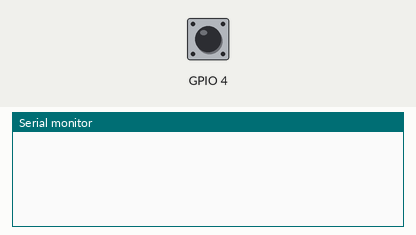
The sketch below on a simulated ESP32. On the bench: the last lines printed to the serial monitor. Inputs (shaded band) come from the test bench; at power-on: GPIO 4 HIGH.

Above: at 1.7 s.
1.8 s: GPIO 4 pulled LOW for 0.15 s
At 3.1 s:
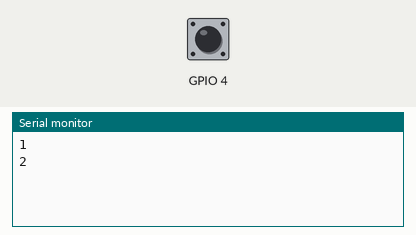
3.4 s: GPIO 4 pulled LOW for 1 s
At 4.7 s:
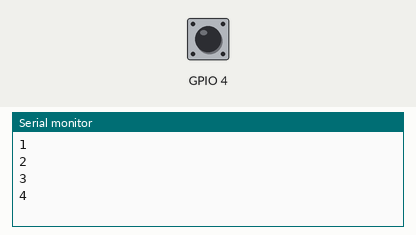
5.9 s: GPIO 4 pulled LOW for 0.15 s
At 6.6 s:
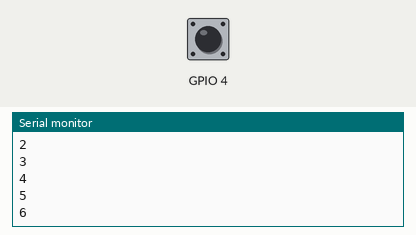
Timing chart, 0 to 8.9 s (numbered marks = the images above; inputs shaded):
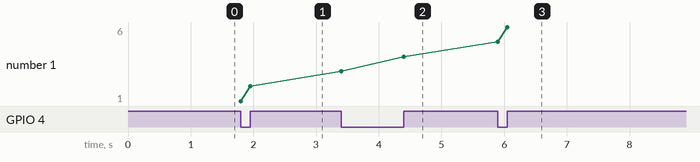

Measured:
- after the input at 1.8 s, the serial monitor: prints a new line at once (image 1)
- after the input at 3.4 s, the serial monitor: prints a new line at once (image 2)
- after the input at 5.9 s, the serial monitor: prints a new line at once (image 3)
- plotted number 1: 2 → 4 after the input at 3.4 s, 4 → 6 after the input at 5.9 s

The sketch:

ESP32Interrupt.ino
```cpp
bool msg_flag = false;
int counter = 0;

//void IRAM_ATTR msg_flag_isr()
void msg_flag_isr()
{
  msg_flag = true;
}

void setup() {
  // put your setup code here, to run once:
  //Serial.begin(115200);
  Serial.begin(500000);
  delay(500);

  //Antes 4 = RF INT or 15
  pinMode(4, INPUT_PULLUP);
  attachInterrupt(4, msg_flag_isr, CHANGE);
}

void loop() {

  // put your main code here, to run repeatedly:
  if(msg_flag)
  {
    counter++;
    Serial.println(counter);
    msg_flag = false;
  }

}
```
